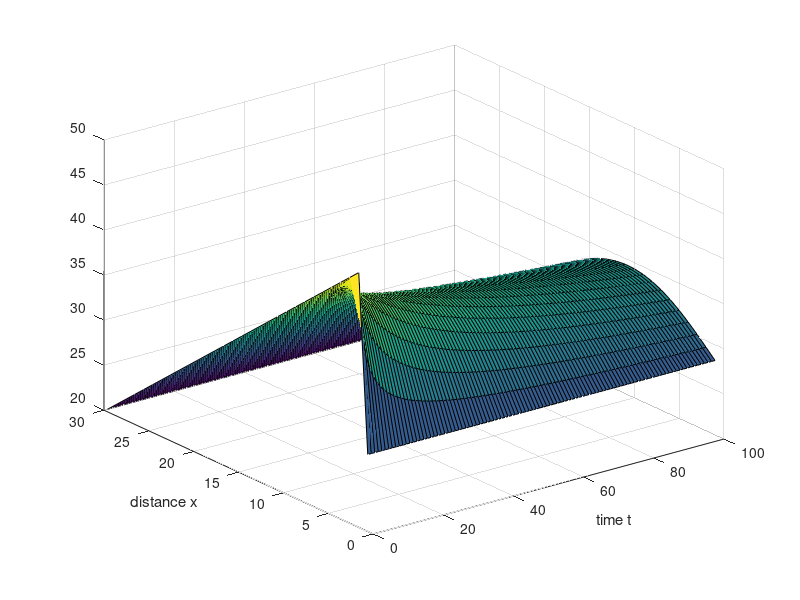

Write the MATLAB code that produced this figure.
% CoNditoNs iNitiales
L = 5;           % longueur de l'axe x
tmax = 1;        % longueur de l'axe t
Nx = 30;         % nb de Nodals de x
Nt = 100;         % nb de Nodals de t
dx = L/(Nx-1);
dt = tmax/(Nt-1);
D = 1;
r = D*dt/dx^2;
r2 = 1-2*r;

%t = 0;
%x = 0;
u = 20*ones(Nx, Nt);
for i=1:Nx
    u(i,1) = 20+(Nx-i)/Nx*30;
end

for m=1:Nt
    u(1,m)=20+30*exp(-0.043*i);
end

for m=1:Nt-1
    for i=2:Nx-1
        u(i, m+1) = r*u(i-1,m)+r2*u(i,m)+r*u(i+1,m);
    end
end

% for j=1:Nt
%     u(Nx,j)=u(Nx-1,j);
% end

% x = linspace(0, L, Nx);
% t = linspace(0, tmax, Nt);
[x,t] = meshgrid(1:Nt,1:Nx);
surf(x, t, u);
ylabel('distance x');
xlabel('time t');
    